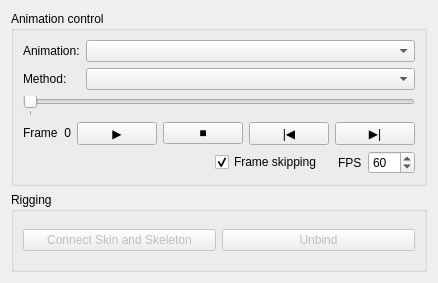
<?xml version="1.0" encoding="UTF-8"?>
<ui version="4.0">
 <class>AnimationControls</class>
 <widget class="QWidget" name="AnimationControls">
  <property name="geometry">
   <rect>
    <x>0</x>
    <y>0</y>
    <width>311</width>
    <height>283</height>
   </rect>
  </property>
  <property name="windowTitle">
   <string>controls</string>
  </property>
  <layout class="QVBoxLayout" name="verticalLayout_2">
   <item>
    <widget class="QGroupBox" name="groupBox_3">
     <property name="title">
      <string>Animation control</string>
     </property>
     <property name="flat">
      <bool>false</bool>
     </property>
     <property name="checkable">
      <bool>false</bool>
     </property>
     <layout class="QVBoxLayout" name="verticalLayout">
      <item>
       <layout class="QGridLayout" name="gridLayout">
        <item row="0" column="0">
         <widget class="QLabel" name="label_3">
          <property name="sizePolicy">
           <sizepolicy hsizetype="Fixed" vsizetype="Preferred">
            <horstretch>0</horstretch>
            <verstretch>0</verstretch>
           </sizepolicy>
          </property>
          <property name="text">
           <string>Animation:</string>
          </property>
         </widget>
        </item>
        <item row="0" column="1">
         <widget class="QComboBox" name="cbAnimation">
          <property name="editable">
           <bool>false</bool>
          </property>
         </widget>
        </item>
        <item row="1" column="0">
         <widget class="QLabel" name="label_2">
          <property name="text">
           <string>Method:</string>
          </property>
         </widget>
        </item>
        <item row="1" column="1">
         <widget class="QComboBox" name="cbMethod"/>
        </item>
       </layout>
      </item>
      <item>
       <widget class="QSlider" name="hsFrame">
        <property name="maximum">
         <number>0</number>
        </property>
        <property name="orientation">
         <enum>Qt::Horizontal</enum>
        </property>
        <property name="tickPosition">
         <enum>QSlider::TicksBelow</enum>
        </property>
       </widget>
      </item>
      <item>
       <layout class="QHBoxLayout" name="hlPlaybackControls">
        <item>
         <layout class="QGridLayout" name="glFrameCounter" columnstretch="0,0">
          <property name="sizeConstraint">
           <enum>QLayout::SetNoConstraint</enum>
          </property>
          <item row="0" column="0">
           <widget class="QLabel" name="label_4">
            <property name="sizePolicy">
             <sizepolicy hsizetype="Preferred" vsizetype="Maximum">
              <horstretch>0</horstretch>
              <verstretch>0</verstretch>
             </sizepolicy>
            </property>
            <property name="minimumSize">
             <size>
              <width>0</width>
              <height>0</height>
             </size>
            </property>
            <property name="text">
             <string>Frame</string>
            </property>
           </widget>
          </item>
          <item row="0" column="1">
           <widget class="QLabel" name="lbFrameNumber">
            <property name="sizePolicy">
             <sizepolicy hsizetype="Minimum" vsizetype="Preferred">
              <horstretch>0</horstretch>
              <verstretch>0</verstretch>
             </sizepolicy>
            </property>
            <property name="text">
             <string>0</string>
            </property>
            <property name="alignment">
             <set>Qt::AlignRight|Qt::AlignTrailing|Qt::AlignVCenter</set>
            </property>
           </widget>
          </item>
         </layout>
        </item>
        <item>
         <spacer name="horizontalSpacer_2">
          <property name="orientation">
           <enum>Qt::Horizontal</enum>
          </property>
          <property name="sizeHint" stdset="0">
           <size>
            <width>40</width>
            <height>20</height>
           </size>
          </property>
         </spacer>
        </item>
        <item>
         <widget class="QPushButton" name="pbPlay">
          <property name="toolTip">
           <string comment="Play/Pause" extracomment="Start playback or pause it"/>
          </property>
          <property name="text">
           <string notr="true">▶</string>
          </property>
          <property name="flat">
           <bool>false</bool>
          </property>
         </widget>
        </item>
        <item>
         <widget class="QPushButton" name="pbStop">
          <property name="toolTip">
           <string comment="Stop" extracomment="Halt playback and go to frame 0"/>
          </property>
          <property name="text">
           <string notr="true">■</string>
          </property>
         </widget>
        </item>
        <item>
         <widget class="QPushButton" name="pbPrevFrame">
          <property name="toolTip">
           <string comment="Previous frame" extracomment="Go to the previous frame"/>
          </property>
          <property name="text">
           <string>|◀</string>
          </property>
         </widget>
        </item>
        <item>
         <widget class="QPushButton" name="pbNextFrame">
          <property name="toolTip">
           <string comment="Next frame" extracomment="Go to the next frame"/>
          </property>
          <property name="text">
           <string>▶|</string>
          </property>
         </widget>
        </item>
       </layout>
      </item>
      <item>
       <layout class="QHBoxLayout" name="hlAdvancedPlayback">
        <item>
         <spacer name="horizontalSpacer_3">
          <property name="orientation">
           <enum>Qt::Horizontal</enum>
          </property>
          <property name="sizeHint" stdset="0">
           <size>
            <width>40</width>
            <height>20</height>
           </size>
          </property>
         </spacer>
        </item>
        <item>
         <widget class="QCheckBox" name="cbSkipFrames">
          <property name="text">
           <string>Frame skipping</string>
          </property>
          <property name="checked">
           <bool>true</bool>
          </property>
         </widget>
        </item>
        <item>
         <layout class="QHBoxLayout" name="horizontalLayout">
          <property name="leftMargin">
           <number>10</number>
          </property>
          <item>
           <widget class="QLabel" name="label_5">
            <property name="text">
             <string>FPS</string>
            </property>
           </widget>
          </item>
          <item>
           <widget class="QSpinBox" name="sbFPS">
            <property name="minimum">
             <number>1</number>
            </property>
            <property name="maximum">
             <number>400</number>
            </property>
            <property name="value">
             <number>60</number>
            </property>
           </widget>
          </item>
         </layout>
        </item>
       </layout>
      </item>
     </layout>
    </widget>
   </item>
   <item>
    <widget class="QGroupBox" name="groupBox_2">
     <property name="title">
      <string>Rigging</string>
     </property>
     <layout class="QHBoxLayout" name="horizontalLayout_2">
      <item>
       <widget class="QPushButton" name="pbBindMesh">
        <property name="enabled">
         <bool>false</bool>
        </property>
        <property name="text">
         <string>Connect Skin and Skeleton</string>
        </property>
       </widget>
      </item>
      <item>
       <widget class="QPushButton" name="pbUnbindMesh">
        <property name="enabled">
         <bool>false</bool>
        </property>
        <property name="text">
         <string>Unbind</string>
        </property>
       </widget>
      </item>
     </layout>
    </widget>
   </item>
  </layout>
 </widget>
 <resources/>
 <connections>
  <connection>
   <sender>hsFrame</sender>
   <signal>sliderMoved(int)</signal>
   <receiver>lbFrameNumber</receiver>
   <slot>setNum(int)</slot>
   <hints>
    <hint type="sourcelabel">
     <x>168</x>
     <y>173</y>
    </hint>
    <hint type="destinationlabel">
     <x>268</x>
     <y>146</y>
    </hint>
   </hints>
  </connection>
  <connection>
   <sender>hsFrame</sender>
   <signal>valueChanged(int)</signal>
   <receiver>lbFrameNumber</receiver>
   <slot>setNum(int)</slot>
   <hints>
    <hint type="sourcelabel">
     <x>168</x>
     <y>164</y>
    </hint>
    <hint type="destinationlabel">
     <x>283</x>
     <y>138</y>
    </hint>
   </hints>
  </connection>
 </connections>
</ui>
